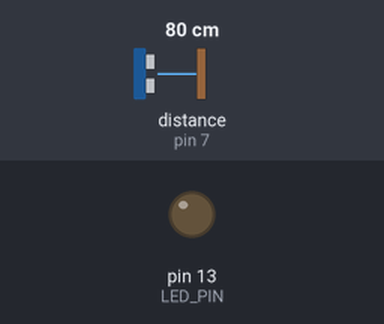
This sketch was run on a simulated Arduino Uno, built with avr-gcc and run on an emulated ATmega328P. Shown: output pins drawn as LEDs (lit = HIGH). Wiring (inferred from the names in the program): ultrasonic range finder: trigger pin 8; echo pin 7. The inputs (shaded band) are chosen by the test bench; at power-on: distance to the obstacle (sensor on pin 7) 80 cm. The echo pulse lasts 58.3 µs per cm; sleep ends after the set time or at an interrupt; the modem accepts every AT command (registered, SIM ready, sends succeed) and sends nothing else; pins used as bus, display or sensor lines are not drawn; what the sketch prints to the serial monitor is not drawn.

Above: at 95.4 s.
Timing chart, 0 to 96.9 s (numbered marks = the images above):
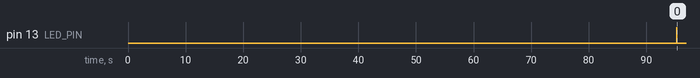

The sketch:

sleepmode1.ino
```cpp
#include "Arduino.h"
#include <avr/sleep.h>
#include <avr/power.h>
#include <avr/wdt.h>

#include <HCSR04.h>
#include <SoftwareSerial.h>
SoftwareSerial gprsSerial(3,2);

#include <String.h>

#define echoPIN 7
#define trigPIN 8
long duration;
int distance;

String apn =  "safaricom" ;
String username = "saf";
String password = "data";

// Blink Before sleeping
#define LED_PIN (13)

// This variable is made volatile because it is changed inside
// an interrupt function
volatile int f_wdt=1;

// Watchdog Interrupt Service. This is executed when watchdog timed out.
ISR(WDT_vect) {
  if(f_wdt == 0) {
    // here we can implement a counter the can set the f_wdt to true if
    // the watchdog cycle needs to run longer than the maximum of eight
    // seconds.
    f_wdt=1;
  }
}

// Enters the arduino into sleep mode.
void enterSleep(void)
{
  // There are five different sleep modes in order of power saving:
  // SLEEP_MODE_IDLE - the lowest power saving mode
  // SLEEP_MODE_ADC
  // SLEEP_MODE_PWR_SAVE
  // SLEEP_MODE_STANDBY
  // SLEEP_MODE_PWR_DOWN - the highest power saving mode
  set_sleep_mode(SLEEP_MODE_PWR_DOWN);
  sleep_enable();

  // Now enter sleep mode.
  sleep_mode();

  // The program will continue from here after the WDT timeout

  // First thing to do is disable sleep.
  sleep_disable();

  // Re-enable the peripherals.
  power_all_enable();
}

// Setup the Watch Dog Timer (WDT)
void setupWatchDogTimer() {
  // The MCU Status Register (MCUSR) is used to tell the cause of the last
  // reset, such as brown-out reset, watchdog reset, etc.
  // NOTE: for security reasons, there is a timed sequence for clearing the
  // WDE and changing the time-out configuration. If you don't use this
  // sequence properly, you'll get unexpected results.

  // Clear the reset flag on the MCUSR, the WDRF bit (bit 3).
  MCUSR &= ~(1<<WDRF);

  // Configure the Watchdog timer Control Register (WDTCSR)
  // The WDTCSR is used for configuring the time-out, mode of operation, etc

  // In order to change WDE or the pre-scaler, we need to set WDCE (This will
  // allow updates for 4 clock cycles).

  // Set the WDCE bit (bit 4) and the WDE bit (bit 3) of the WDTCSR. The WDCE
  // bit must be set in order to change WDE or the watchdog pre-scalers.
  // Setting the WDCE bit will allow updates to the pre-scalers and WDE for 4
  // clock cycles then it will be reset by hardware.
  WDTCSR |= (1<<WDCE) | (1<<WDE);

  /**
   *  Setting the watchdog pre-scaler value with VCC = 5.0V and 16mHZ
   *  WDP3 WDP2 WDP1 WDP0 | Number of WDT | Typical Time-out at Oscillator Cycles
   *  0    0    0    0    |   2K cycles   | 16 ms
   *  0    0    0    1    |   4K cycles   | 32 ms
   *  0    0    1    0    |   8K cycles   | 64 ms
   *  0    0    1    1    |  16K cycles   | 0.125 s
   *  0    1    0    0    |  32K cycles   | 0.25 s
   *  0    1    0    1    |  64K cycles   | 0.5 s
   *  0    1    1    0    |  128K cycles  | 1.0 s
   *  0    1    1    1    |  256K cycles  | 2.0 s
   *  1    0    0    0    |  512K cycles  | 4.0 s
   *  1    0    0    1    | 1024K cycles  | 8.0 s
  */
  WDTCSR  = (0<<WDP3) | (1<<WDP2) | (1<<WDP1) | (1<<WDP0);
  // Enable the WD interrupt (note: no reset).
  WDTCSR |= _BV(WDIE);
}

// Setup for the serial comms and the other things
void setup() {
  gprsSerial.begin(9600);               // the GPRS baud rate
  Serial.begin(9600);
  Serial.println("Initialising..."); delay(100);
  pinMode(trigPIN,OUTPUT);
  pinMode(echoPIN,INPUT);

  delay(1000);
  pinMode(LED_PIN, OUTPUT);
  setupWatchDogTimer();
  Serial.println("Initialisation complete."); delay(100);
}

// main loop
void loop() {

  // Wait until the watchdog have triggered a wake up.
  if(f_wdt != 1) {
    return;
  }
  long duration, inches, cm;
     digitalWrite(trigPIN, LOW);
     delayMicroseconds(2);
     digitalWrite(trigPIN, HIGH);
     delayMicroseconds(10);
     digitalWrite(trigPIN, LOW);
     duration = pulseIn(echoPIN, HIGH);
     distance = duration*(0.034/2);
     //return distance;
     Serial.print(distance);
      delay(100);


  if (gprsSerial.available())
    Serial.write(gprsSerial.read());

  gprsSerial.println("AT");
  delay(1000);

  gprsSerial.println("AT+CPIN?");
  delay(1000);

  gprsSerial.println("AT+CREG?");
  delay(1000);

  gprsSerial.println("AT+CGATT?");
  delay(1000);

  gprsSerial.println("AT+CIPSHUT");
  delay(1000);

  gprsSerial.println("AT+CIPSTATUS");
  delay(2000);

  gprsSerial.println("AT+CIPMUX=0");
  delay(2000);

  ShowSerialData();

  //gprsSerial.println("AT+CSTT=\"safaricom\"");//start task and setting the APN,
  gprsSerial.println("AT+CSTT=\""+apn+"\",\"username\",\" password\"" );//start task and setting the APN,
  delay(1000);

  ShowSerialData();

  gprsSerial.println("AT+CIICR");//bring up wireless connection
  delay(3000);

  ShowSerialData();

  gprsSerial.println("AT+CIFSR");//get local IP adress
  delay(2000);

  ShowSerialData();

  gprsSerial.println("AT+CIPSPRT=0");
  delay(3000);

  ShowSerialData();

  gprsSerial.println("AT+CIPSTART=\"TCP\",\"api.thingspeak.com\",\"80\"");//start up the connection
  delay(6000);

  ShowSerialData();

  gprsSerial.println("AT+CIPSEND");//begin send data to remote server
  delay(4000);
  ShowSerialData();

  String str="GET https://api.thingspeak.com/update?api_key=94WXEZ7W5R3UPRLO&field1=" + String(distance);
  //String str="GET https://api.thingspeak.com/update?api_key=O13AOCHYYNU2LQ19&field1=" + String(distance) +"&field2="+String(vin);
  Serial.println(str);
  gprsSerial.println(str);//begin send data to remote server

  delay(4000);
  ShowSerialData();

  gprsSerial.println((char)26);//sending
  delay(5000);//waitting for reply, important! the time is base on the condition of internet
  gprsSerial.println();

  ShowSerialData();

  gprsSerial.println("AT+CIPSHUT");//close the connection
  delay(100);
  ShowSerialData();
  // Toggle the LED on
  digitalWrite(LED_PIN, 1);
  // wait
  delay(20);
  // Toggle the LED off
  digitalWrite(LED_PIN, 0);

  // clear the flag so we can run above code again after the MCU wake up
  f_wdt = 0;

}
void ShowSerialData()
{
  while(gprsSerial.available()!=0)
  Serial.write(gprsSerial.read());
  delay(5000);

  // Re-enter sleep mode.
  enterSleep();

}
```

Measured:
- by itself, pin 13 (LED_PIN): LOW → HIGH at 95.3 s, → LOW 0.02 s later
